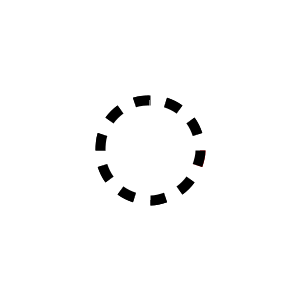
Frame 1 (no input)
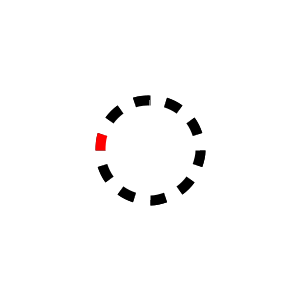
Frame 60 (the mouse pressed at the canvas centre just before this capture)
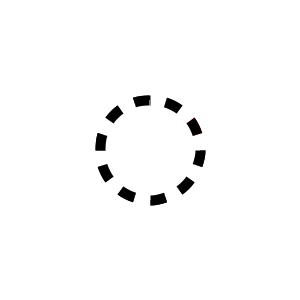
Frame 120 (the mouse held since frame 60 and released just before this capture)

The Processing sketch that drew these frames (run headless with seeded random() and noise(); from frame 60 on, the mouse is pressed at the canvas centre):

// Processing sketch: LoadingAnimation
// ── LoadingAnimation.pde
int N=20, r =100, k=0;

void setup() {
  size(300, 300);
  strokeCap(SQUARE);
} 
void draw() {
  background(-1);
  for (int i=0; i<N; i++) { 
    strokeWeight(10);
    float angplus = 2*TWO_PI/N;
    if (k==i) stroke(255, 0, 0);
    else stroke(0);
    arc(width/2, height/2, r, r, i*angplus, i*angplus+TWO_PI/N);
  } 
  if (k>20)k=0;
  else k++;
  frameRate(10);
}
